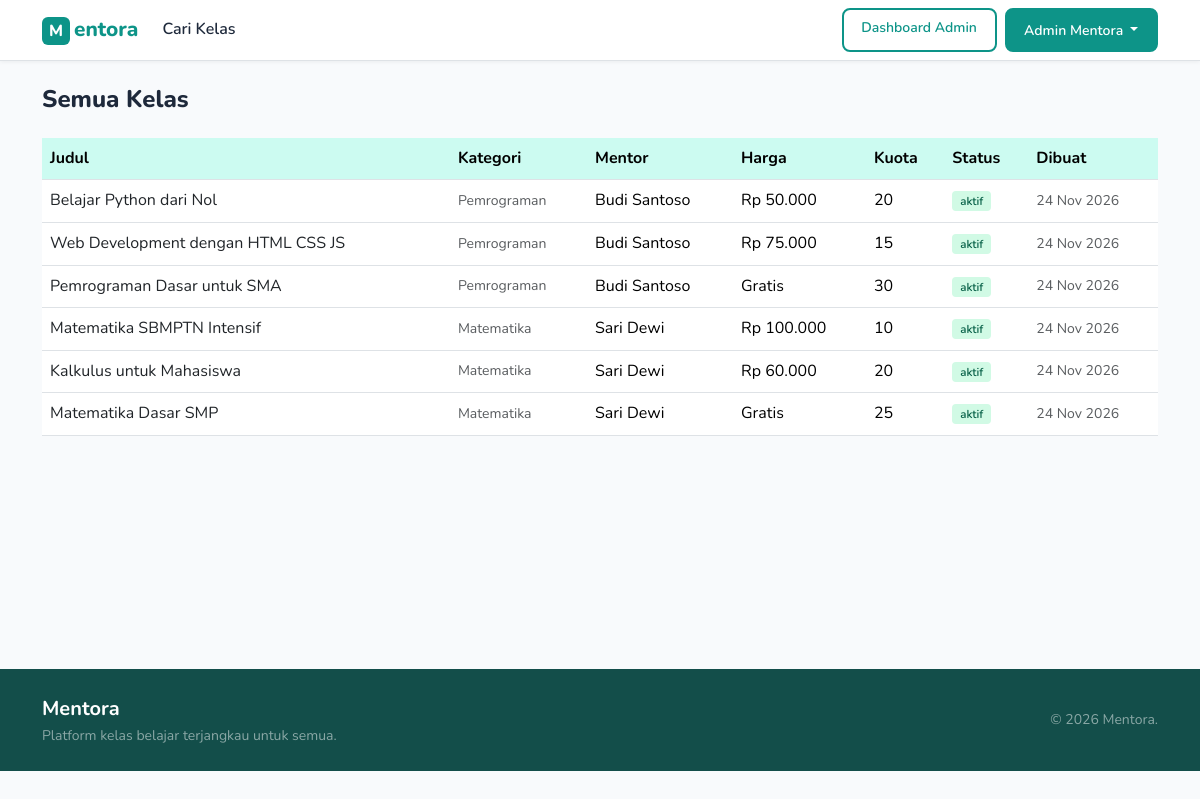
Page /admin/kelas.php (signed in) on the committed database.
### tables this page shows
CREATE TABLE courses (
    id INT AUTO_INCREMENT PRIMARY KEY,
    mentor_id INT NOT NULL,
    category_id INT NOT NULL,
    judul VARCHAR(200) NOT NULL,
    deskripsi TEXT,
    harga DECIMAL(10,2) NOT NULL DEFAULT 0,
    jadwal VARCHAR(100),
    durasi VARCHAR(50),
    kuota INT NOT NULL DEFAULT 20,
    thumbnail VARCHAR(255),
    status ENUM('aktif','nonaktif') NOT NULL DEFAULT 'aktif',
    created_at DATETIME DEFAULT CURRENT_TIMESTAMP,
    FOREIGN KEY (mentor_id) REFERENCES users(id) ON DELETE RESTRICT,
    FOREIGN KEY (category_id) REFERENCES categories(id) ON DELETE RESTRICT
);

CREATE TABLE categories (
    id INT AUTO_INCREMENT PRIMARY KEY,
    nama VARCHAR(100) NOT NULL UNIQUE
);

CREATE TABLE users (
    id INT AUTO_INCREMENT PRIMARY KEY,
    nama VARCHAR(100) NOT NULL,
    email VARCHAR(150) NOT NULL UNIQUE,
    password VARCHAR(255) NOT NULL,
    role ENUM('admin','mentor','siswa') NOT NULL DEFAULT 'siswa',
    bio TEXT,
    keahlian VARCHAR(255),
    foto VARCHAR(255),
    created_at DATETIME DEFAULT CURRENT_TIMESTAMP
);

### includes/functions.php (called while the page is built, shortened)
<?php
function base_url($path = '') {
    $protocol = (!empty($_SERVER['HTTPS']) && $_SERVER['HTTPS'] !== 'off') ? 'https' : 'http';
    $host = $_SERVER['HTTP_HOST'] ?? 'localhost';
    $script = str_replace('\\', '/', $_SERVER['SCRIPT_NAME'] ?? '');
    $pos = strpos($script, '/mentora');
    $root = ($pos !== false) ? substr($script, 0, $pos + 8) : '';
    return $protocol . '://' . $host . $root . ($path ? '/' . ltrim($path, '/') : '');
}
function format_rupiah($angka) {
    return 'Rp ' . number_format((float)$angka, 0, ',', '.');
}

### admin/kelas.php (the view, shortened to what this page needs)
<?php
require_once __DIR__ . '/../config/db.php';
require_once __DIR__ . '/../includes/functions.php';
$kelas_list = $conn->query('
    SELECT c.id, c.judul, c.harga, c.kuota, c.status, c.created_at,
           cat.nama AS kategori, u.nama AS mentor_nama
    FROM courses c
    JOIN categories cat ON cat.id=c.category_id
    JOIN users u ON u.id=c.mentor_id
    ORDER BY c.created_at DESC
')->fetch_all(MYSQLI_ASSOC);
include __DIR__ . '/../includes/header.php';
?>
<div class="container">
    <h1 class="h4 fw-800 mb-4">Semua Kelas</h1>
    <div class="table-responsive">
        <table class="table table-hover align-middle">
            <thead>
                <tr><th>Judul</th><th>Kategori</th><th>Mentor</th><th>Harga</th><th>Kuota</th><th>Status</th><th>Dibuat</th></tr>
            </thead>
            <tbody>
                <?php foreach ($kelas_list as $k): ?>
                    <tr>
                        <td><a href="<?= base_url('kelas-detail.php?id=' . $k['id']) ?>" class="fw-600 text-dark text-decoration-none"><?= htmlspecialchars($k['judul']) ?></a></td>
                        <td class="text-muted small"><?= htmlspecialchars($k['kategori']) ?></td>
                        <td><?= htmlspecialchars($k['mentor_nama']) ?></td>
                        <td><?= $k['harga'] > 0 ? format_rupiah($k['harga']) : 'Gratis' ?></td>
                        <td><?= $k['kuota'] ?></td>
                        <td><span class="badge-status badge-<?= $k['status'] ?>"><?= $k['status'] ?></span></td>
                        <td class="text-muted small"><?= date('d M Y', strtotime($k['created_at'])) ?></td>
                    </tr>
                <?php endforeach; ?>
            </tbody>
        </table>
    </div>
</div>
<?php include __DIR__ . '/../includes/footer.php'; ?>

### assets/css/style.css (style rules this page uses)
:root { --teal: #0d9488; --teal-dark: #0f766e; --teal-light: #ccfbf1; --amber: #f59e0b; --amber-dark: #d97706; --text: #1e293b; --text-muted: #64748b; --bg: #f8fafc; --white: #ffffff; --border: #e2e8f0; --radius: 8px; --radius-lg: 14px; }
*, *::before, *::after { box-sizing: border-box; }
body { font-family: 'Nunito', system-ui, sans-serif; color: var(--text); background: var(--bg); line-height: 1.6; }
h1, h2, h3, h4, h5, h6 { font-weight: 700; line-height: 1.3; }
.fw-800 { font-weight: 800; }
a[href], button, summary, select, input[type="checkbox"], input[type="radio"], label[for="imgPreviewInput"], [role="button"], [role="tab"], .upload-area, .btn { cursor: pointer; }
.badge-status { font-size: .72rem; font-weight: 600; border-radius: 4px; padding: 2px 8px; }
.badge-aktif { background: #d1fae5; color: #065f46; }
.table th { background: var(--teal-light); font-weight: 700; }

### rows in the picture
courses: judul "Belajar Python dari Nol", category.nama "Pemrograman", mentor.nama "Budi Santoso", harga "Rp 50.000", kuota "20", status "aktif", created_at "24 Nov 2026"
courses: judul "Web Development dengan HTML CSS JS", category.nama "Pemrograman", mentor.nama "Budi Santoso", harga "Rp 75.000", kuota "15", status "aktif", created_at "24 Nov 2026"
courses: judul "Pemrograman Dasar untuk SMA", category.nama "Pemrograman", mentor.nama "Budi Santoso", harga "Gratis", kuota "30", status "aktif", created_at "24 Nov 2026"
courses: judul "Matematika SBMPTN Intensif", category.nama "Matematika", mentor.nama "Sari Dewi", harga "Rp 100.000", kuota "10", status "aktif", created_at "24 Nov 2026"
courses: judul "Kalkulus untuk Mahasiswa", category.nama "Matematika", mentor.nama "Sari Dewi", harga "Rp 60.000", kuota "20", status "aktif", created_at "24 Nov 2026"
courses: judul "Matematika Dasar SMP", category.nama "Matematika", mentor.nama "Sari Dewi", harga "Gratis", kuota "25", status "aktif", created_at "24 Nov 2026"

### other values in the picture
$_SESSION['nama'] "Admin Mentora"
